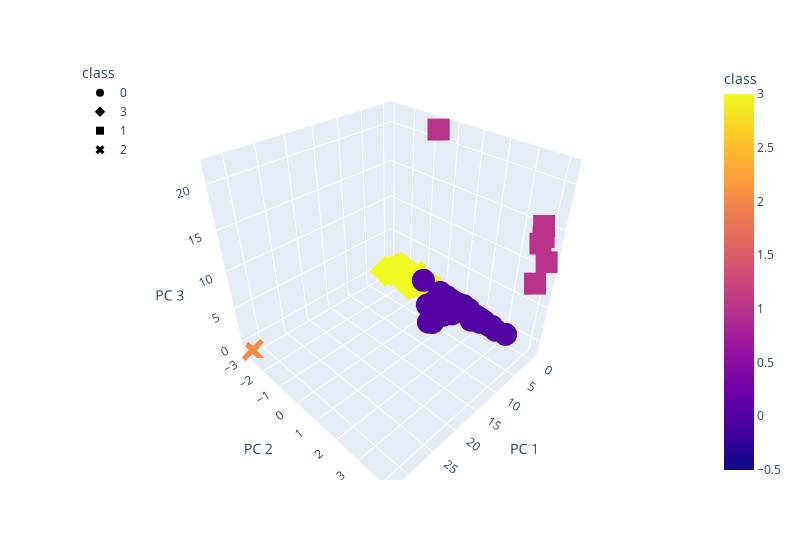

Here is the notebook cell this chart was saved with:
### Markdown cell above
## visualizing the results

### Code cell
#plot in 3d
fig = px.scatter_3d(clustered_df, x="PC 1", y="PC 2", z="PC 3", color="class", symbol="class", width=800, hover_name="CoinName", hover_data=["Algorithm"])
fig.update_layout(legend=dict(x=0,y=1))
fig.show()

### Figure 1 — Plotly figure (JSON) as saved in the notebook; plotly's stock layout.template omitted (floating-point values rounded to 4 significant figures; data arrays with more than 128 entries replaced by an {"elided": "..."} marker saying what was removed)
{"data": [{"customdata": {"elided": "365x1 str values"}, "hovertemplate": "<b>%{hovertext}</b><br><br>class=%{marker.color}<br>PC 1=%{x}<br>PC 2=%{y}<br>PC 3=%{z}<br>Algorithm=%{customdata[0]}<extra></extra>", "hovertext": {"elided": "365 str values"}, "legendgroup": "0", "marker": {"color": {"elided": "365 int values"}, "coloraxis": "coloraxis", "symbol": "circle"}, "mode": "markers", "name": "0", "scene": "scene", "showlegend": true, "type": "scatter3d", "x": {"elided": "365 float values"}, "y": {"elided": "365 float values"}, "z": {"elided": "365 float values"}}, {"customdata": {"elided": "313x1 str values"}, "hovertemplate": "<b>%{hovertext}</b><br><br>class=%{marker.color}<br>PC 1=%{x}<br>PC 2=%{y}<br>PC 3=%{z}<br>Algorithm=%{customdata[0]}<extra></extra>", "hovertext": {"elided": "313 str values"}, "legendgroup": "3", "marker": {"color": {"elided": "313 int values"}, "coloraxis": "coloraxis", "symbol": "diamond"}, "mode": "markers", "name": "3", "scene": "scene", "showlegend": true, "type": "scatter3d", "x": {"elided": "313 float values"}, "y": {"elided": "313 float values"}, "z": {"elided": "313 float values"}}, {"customdata": [["Proof-of-BibleHash"], ["SHA-256 + Hive"], ["Proof-of-Authority"], ["ECC 256K1"], ["SHA3-256"], ["Leased POS"]], "hovertemplate": "<b>%{hovertext}</b><br><br>class=%{marker.color}<br>PC 1=%{x}<br>PC 2=%{y}<br>PC 3=%{z}<br>Algorithm=%{customdata[0]}<extra></extra>", "hovertext": ["BiblePay", "LitecoinCash", "Poa Network", "Acute Angle Cloud", "Fiii", "Waves"], "legendgroup": "1", "marker": {"color": [1, 1, 1, 1, 1, 1], "coloraxis": "coloraxis", "symbol": "square"}, "mode": "markers", "name": "1", "scene": "scene", "showlegend": true, "type": "scatter3d", "x": [0.5984, 0.04227, -0.03506, 0.1367, -0.8015, -0.008739], "y": [-0.4508, 3.87, 3.892, 3.825, 3.724, 4.132], "z": [21.74, 14.15, 8.313, 15.4, 12.9, 11.48]}, {"customdata": [["TRC10"]], "hovertemplate": "<b>%{hovertext}</b><br><br>class=%{marker.color}<br>PC 1=%{x}<br>PC 2=%{y}<br>PC 3=%{z}<br>Algorithm=%{customdata[0]}<extra></extra>", "hovertext": ["BitTorrent"], "legendgroup": "2", "marker": {"color": [2], "coloraxis": "coloraxis", "symbol": "x"}, "mode": "markers", "name": "2", "scene": "scene", "showlegend": true, "type": "scatter3d", "x": [32.16], "y": [-2.948], "z": [-1.351]}], "layout": {"coloraxis": {"colorbar": {"title": {"text": "class"}}, "colorscale": [[0, "#0d0887"], [0.1111, "#46039f"], [0.2222, "#7201a8"], [0.3333, "#9c179e"], [0.4444, "#bd3786"], [0.5556, "#d8576b"], [0.6667, "#ed7953"], [0.7778, "#fb9f3a"], [0.8889, "#fdca26"], [1, "#f0f921"]]}, "legend": {"title": {"text": "class"}, "tracegroupgap": 0, "x": 0, "y": 1}, "margin": {"t": 60}, "scene": {"domain": {"x": [0, 1], "y": [0, 1]}, "xaxis": {"title": {"text": "PC 1"}}, "yaxis": {"title": {"text": "PC 2"}}, "zaxis": {"title": {"text": "PC 3"}}}, "width": 800}}
